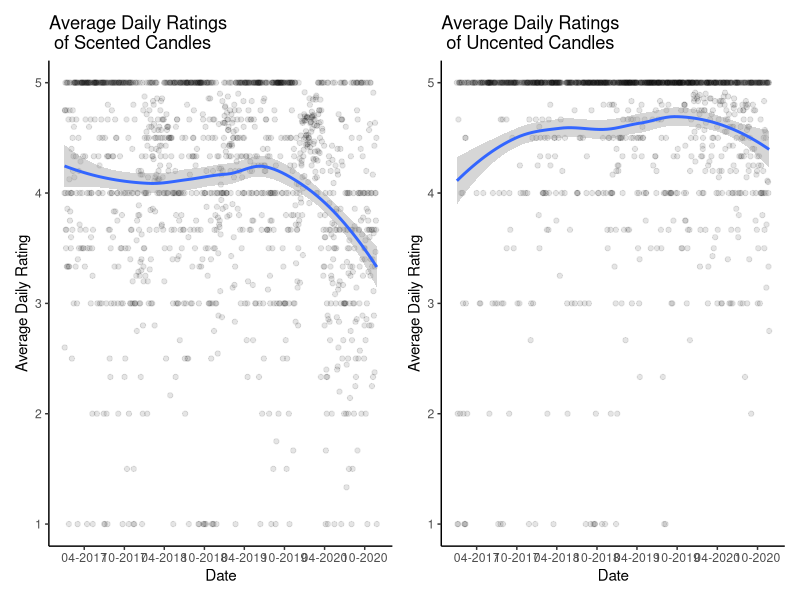

Write R code to recreate this figure. (Note: this script raises an error after producing the figure.)
## ---- chunk 1

library(tidyverse)
library(readxl)
library(patchwork)
theme_set(theme_classic())

candles_scented <- read_excel("Scented_all.xlsx")
candles_unscented <- read_excel("Unscented_all.xlsx")

## ---- chunk 2

p1 <- candles_scented %>% 
  filter(Date >= "2017-01-01") %>% 
  group_by(Date) %>% 
  mutate(Rating_Avg = mean(Rating)) %>%
  distinct(Date,
           .keep_all = TRUE) %>% 
  ggplot() +
  aes(x = Date,
      y = Rating_Avg) +
  geom_point(alpha = 0.1) +
  geom_smooth(method = "loess") +
  scale_x_datetime(date_breaks = "6 months",
                   date_labels = "%m-%Y") +
  scale_fill_brewer() +
  ylab(label = "Average Daily Rating")+
  ggtitle(label = "Average Daily Ratings\n of Scented Candles")

p2 <- candles_unscented %>% 
  filter(Date >= "2017-01-01") %>% 
  group_by(Date) %>% 
  mutate(Rating_Avg = mean(Rating)) %>%
  distinct(Date,
           .keep_all = TRUE) %>% 
  ggplot() +
  aes(x = Date,
      y = Rating_Avg) +
  geom_point(alpha = 0.1) +
  geom_smooth(method = "loess") +
  scale_x_datetime(date_breaks = "6 months",
                   date_labels = "%m-%Y") +
  scale_fill_brewer() +
  ylab(label = "Average Daily Rating")+
  ggtitle(label = "Average Daily Ratings\n of Uncented Candles")



p1 + p2

## ---- chunk 3

test <- candles_full %>% 
  filter(Date >= "2017-01-01") %>% 
  group_by(Date, Scented) %>% 
  mutate(Rating_Avg = mean(Rating)) %>%
  distinct(Date,
           .keep_all = TRUE)

ggplot(test) +
  aes(x = Date,
      y = Rating_Avg,
      color = Scented,
      group = Scented) +
  geom_point()+
  geom_smooth(method = "loess")

## ---- chunk 4
str_no_scent <- function(x){
  as.numeric(
  	case_when(
  		str_detect(x, "[Nn]o scent") ~ "1", 
  		str_detect(x, "[Nn]o smell") ~ "1",
  		str_detect(x, "[Dd]oes not smell like") ~ "1",
  		str_detect(x, "[Dd]oesn't smell like") ~ "1",
  		str_detect(x, "[Cc]an't smell") ~ "1",
  		str_detect(x, "[Cc]annot smell") ~ "1",
  		str_detect(x, "[Ff]aint smell") ~ "1",
  		str_detect(x, "[Ff]aint scent") ~ "1",
  		str_detect(x, "[Dd]on't smell") ~ "1",
  		str_detect(x, "[Ll]ike nothing") ~ "1",
  		TRUE ~ "0"
  	)
  )
}
## ---- chunk 5
